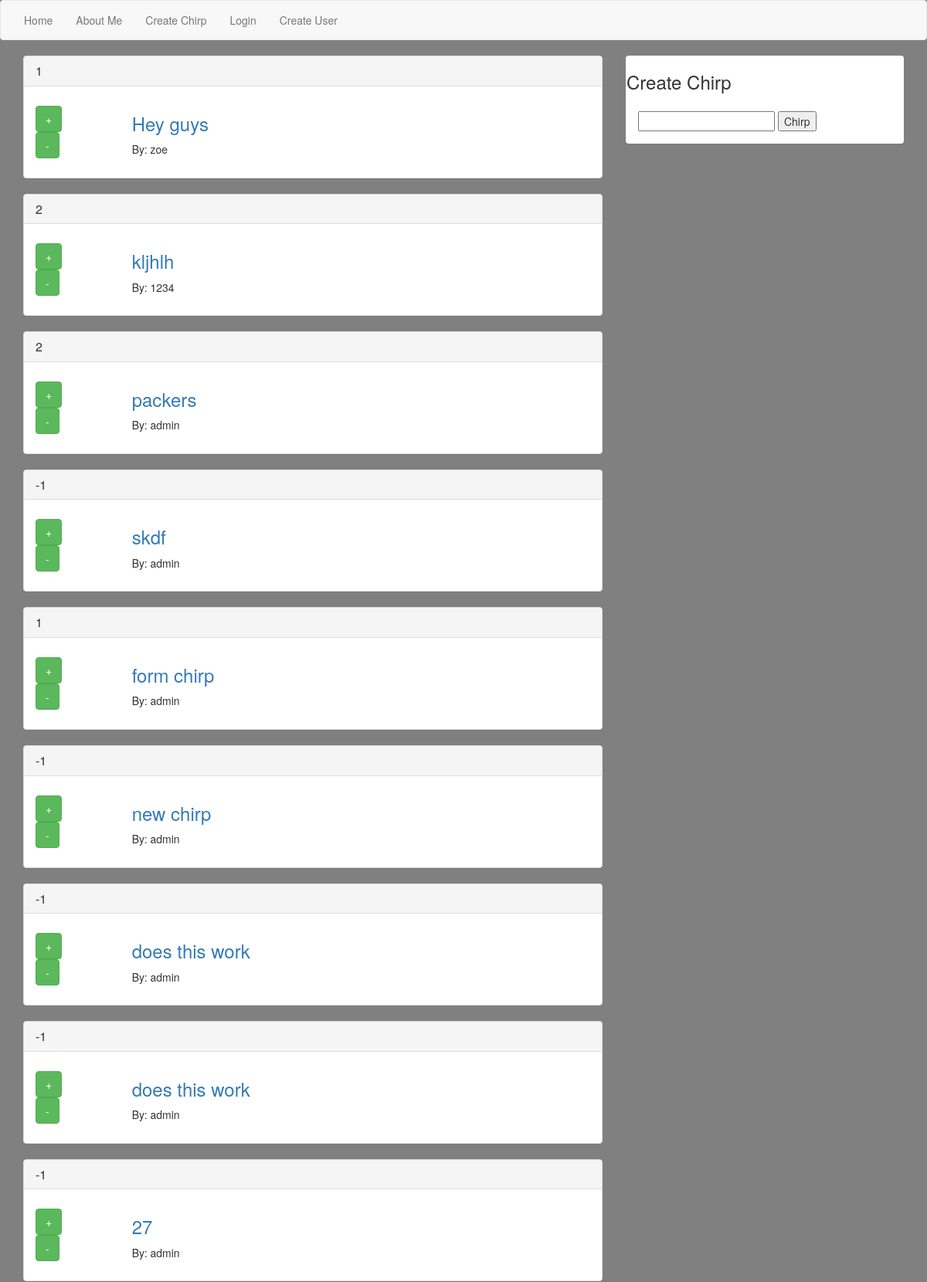
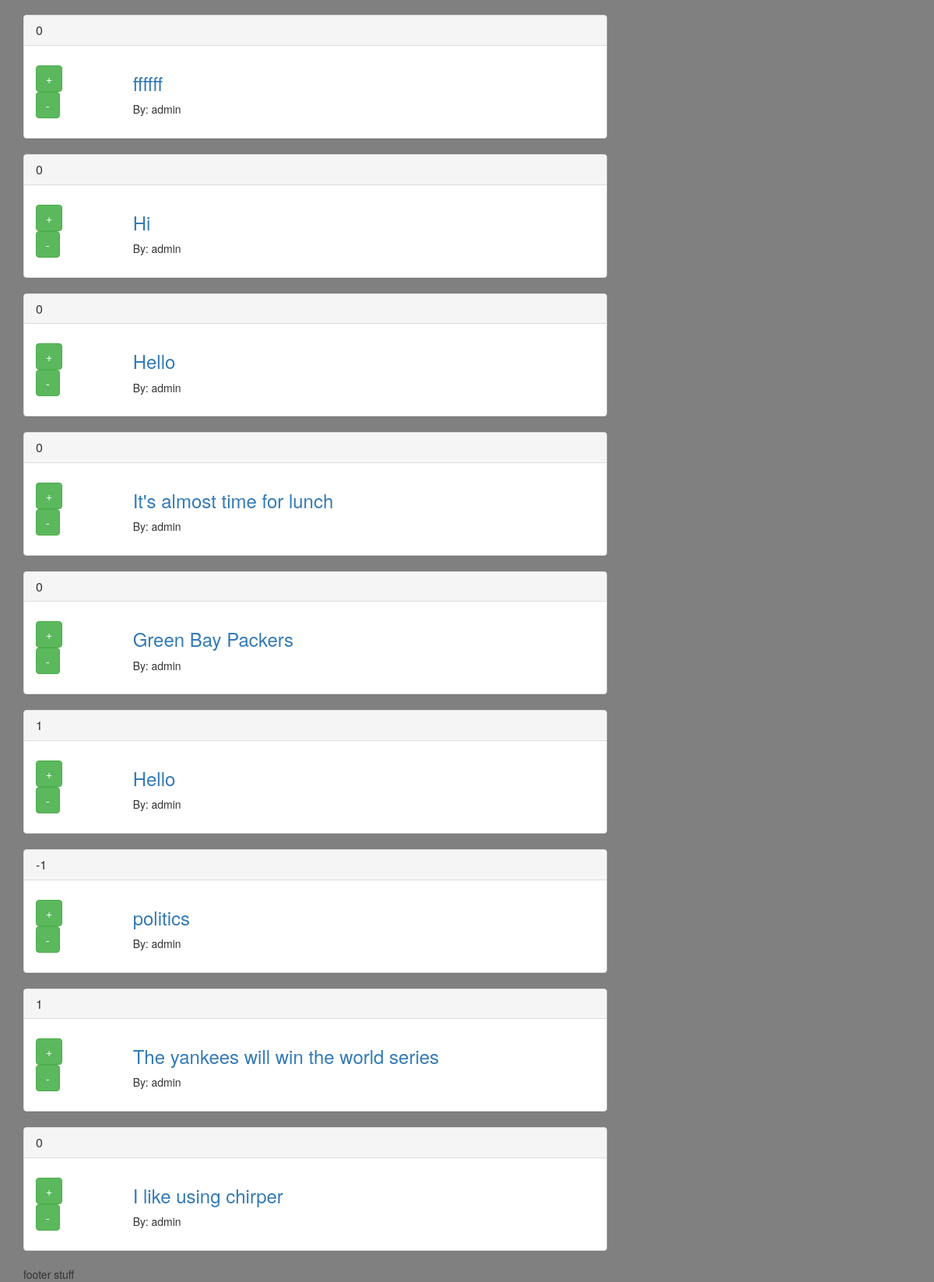
The page / on the database its author committed (2 pictures, top to bottom).
### app/models.py (models this page shows, shortened)
class Chirp(models.Model):
    body = models.CharField(max_length=140)
    created = models.DateTimeField(auto_now_add=True)
    user = models.ForeignKey('auth.User')
    class Meta():
        ordering = ("-created",)
    @property
    def score(self):
        return sum([chirp_obj.score for chirp_obj in self.vote_set.all()])

class Vote(models.Model):
    user = models.ForeignKey("auth.User")
    chirp = models.ForeignKey('app.Chirp')
    value = models.BooleanField()
    class Meta:
        unique_together = ("user", "chirp")
    @property
    def score(self):
        if self.value:
            return 1
        return -1

### app/views.py (the view)
# urls.py: url(r'^$', ChirpView.as_view(), name="chirp_view"),
class ChirpView(ListView):
    template_name = "chirps.html"
    model = Chirp

### templates/chirps.html (shortened to what this page needs)
{% extends 'base.html' %}
{% block content %}
<div class="row">
  <div class="col-md-8">
{% for chirp in object_list %}
<div class="panel panel-default">
  <div class="panel-heading">
<h3 class="panel-title">{{chirp.score}}</h3>
  </div>
  <div class="panel-body">
    <div class="row">
      <div class="col-md-2">
        <p>
          <form class="" action="{% url 'chirp_upvote_view' chirp.id %}" method="post">
            <input type="submit" name="" value="+" class="btn btn-success btn-md">
          </form>
          <form class="" action="{% url 'chirp_downvote_view' chirp.id %}" method="post">
            <input type="submit" name="" value="-" class="btn btn-success btn-md">
          </form>
        </p>
      </div>
      <div class="col-md-10">
        <a href="{% url 'chirp_detail_view' chirp.id %}"><h3>{{ chirp.body}}</h3></a>
    <p>
      By: {{chirp.user}}
    </p>
      </div>
    </div>
  </div>
</div>
{% endfor %}
</div>
<div class="col-md-4">
  <div class="panel">
      <div class="panel-title">
<h3>Create Chirp</h3>
      </div>
      <div class="panel-body">
        <form class="" action="{%  url 'chirp_create_view' %}" method="post">
          <input type="text" name="body" value="">
          <input type="submit" name="" value="Chirp">
        </form>
      </div>
  </div>
</div>
  </div>
{% endblock %}

### templates/base.html (shortened to what this page needs)
{% load staticfiles %}
<!DOCTYPE html>
<html>
  <head>
    <link rel="stylesheet" href="{% static 'css/bootstrap.css' %}" media="screen" title="no title">
  </head>
  <body>
    <nav class="navbar navbar-default">
  <div class="container-fluid">
    <div class="nav navbar-nav">
      <li><a href="{% url 'chirp_view' %}">Home</a></li>
      <li><a href="{% url 'about_view' %}">About Me</a></li>
        <li><a href="{% url 'chirp_create_view' %}">Create Chirp</a></li>
      {% if not request.user.is_authenticated %}
        <li><a href="{% url 'login' %}">Login</a></li>
        <li><a href="{% url 'user_create_view' %}">Create User</a></li>
      {% else %}
          <li><a href="{% url 'logout' %}?next={% url 'chirp_view' %}">Logout</a>
      {% endif %}
    </div>
  </div>
</nav>
    <div class="container">
        {% block content %}
        {% endblock %}
        {% block footer %}
        footer stuff
        {% endblock %}
    </div>
  </body>
</html>

### templates/base.html (style rules this page uses)
body { background-color: grey; }

### rows shown on the page
Chirp: score "1", body "Hey guys", user "zoe"
Chirp: score "2", body "kljhlh", user "1234"
Chirp: score "2", body "packers", user "admin"
Chirp: score "-1", body "skdf", user "admin"
Chirp: score "1", body "form chirp", user "admin"
Chirp: score "-1", body "new chirp", user "admin"
Chirp: score "-1", body "does this work", user "admin"
Chirp: score "-1", body "does this work", user "admin"
Chirp: score "-1", body "27", user "admin"
Chirp: score "0", body "ffffff", user "admin"
Chirp: score "0", body "Hi", user "admin"
Chirp: score "0", body "Hello", user "admin"
Chirp: score "0", body "It's almost time for lunch", user "admin"
Chirp: score "0", body "Green Bay Packers", user "admin"
Chirp: score "1", body "Hello", user "admin"
Chirp: score "-1", body "politics", user "admin"
Chirp: score "1", body "The yankees will win the world series", user "admin"
Chirp: score "0", body "I like using chirper", user "admin"
